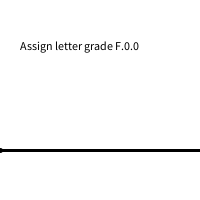
Frame 1 (no input)
Frame 60 (the mouse pressed at the canvas centre just before this capture): identical to frame 1, image omitted
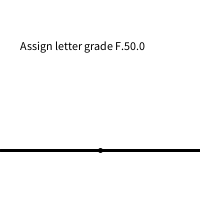
Frame 120 (the mouse held since frame 60 and released just before this capture)

The Processing sketch that drew these frames (run headless with seeded random() and noise(); from frame 60 on, the mouse is pressed at the canvas centre):

// Processing sketch: gradescale
// ── gradescale.pde


void setup() {
  size(200, 200);
}

void draw() {
  background(255);
  stroke(0);
  strokeWeight(3);
  line(0,150,width,150);
  fill(255,0,0);
  strokeWeight(5);
  point(mouseX, 150);
  displayGrade(mouseX/2);
}

void displayGrade(float grade) {
   fill(0);
  if (grade>=94) {
    text("Assign letter grade A." + grade,20,50);
  } else if (grade<94 && grade >=89) {
    text("Assign letter grade A-." + grade,20,50);
  } else if (grade<89 && grade >=87) {
    text("Assign letter grade B+." + grade,20,50);
  } else if (grade<87 && grade >=83) {
    text("Assign letter grade B." + grade,20,50);
  } else if (grade<83 && grade >=80) {
    text("Assign letter grade B-." + grade,20,50);
  } else if (grade<80 && grade >=77) {
    text("Assign letter grade C+." + grade,20,50);
  } else if (grade<77 && grade >=73) {
    text("Assign letter grade C." + grade,20,50);
  } else if (grade<73 && grade >=70) {
    text("Assign letter grade C-." + grade,20,50);
  } else if (grade<70 && grade >=67) {
    text("Assign letter grade D+." + grade,20,50);
  } else if (grade<67 && grade >=63) {
    text("Assign letter grade D." + grade,20,50);
  } else if (grade<63 && grade >=60) {
    text("Assign letter grade D-." + grade,20,50);
  } else { // Catch all
    text("Assign letter grade F." + grade,20,50);
  }
}
